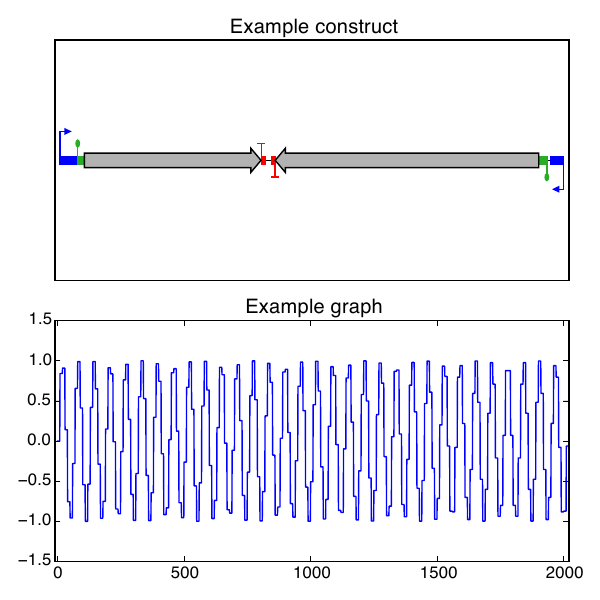

Write Python code to recreate this figure.
#!/usr/bin/env python
"""
	Example of trace plotting.
"""

import dnaplotlib as dpl
import matplotlib.pyplot as plt
import numpy as np

# Create the DNA renderer
dr = dpl.DNARenderer(scale=2000.0/1500.0) # Recomend scaling bp by 1500.0 to get similar glyph sizes

# Set the renders to draw elements
part_renderers = dr.trace_part_renderers()

# Create the construct programmably to plot
part_promoter = {'type':'Promoter', 'name':'P1', 'fwd':True, 'start':10, 'end':76}
part_rbs = {'type':'RBS', 'name':'RBS1', 'fwd':True, 'start':80, 'end':105}
part_cds = {'type':'CDS', 'name':'CDS2', 'fwd':True, 'start':106, 'end':804}
part_terminator = {'type':'Terminator', 'name':'T1', 'fwd':True, 'start':805, 'end':821}

part_promoter_rev = {'type':'Promoter', 'name':'P1', 'fwd':False, 'start':2000, 'end':1950}
part_rbs_rev = {'type':'RBS', 'name':'RBS1', 'fwd':False, 'start':1933, 'end':1900}
part_cds_rev = {'type':'CDS', 'name':'CDS2', 'fwd':False, 'start':1901, 'end':860}
part_terminator_rev = {'type':'Terminator', 'name':'T1', 'fwd':False, 'start':859, 'end':845}
# A design is merely a list of parts and their properties
design = [part_promoter, part_rbs, part_cds, part_terminator, part_terminator_rev, 
          part_cds_rev, part_rbs_rev, part_promoter_rev]

# Create the figure and first axis
fig = plt.figure(figsize=(6,6))
ax = fig.add_subplot(2,1,1)

# Redender the DNA to axis
start, end = dr.renderDNA(ax, design, part_renderers)
# Set bounds and display options for the axis
dna_len = end-start
ax.set_xlim([-10, 2020])
ax.set_ylim([-25,25])
ax.set_xticks([])
ax.set_yticks([])
ax.set_title('Example construct')

# Plot another graph
ax2 = fig.add_subplot(2,1,2)
x = np.arange(2020)
y = np.sin(x/10)
ax2.plot(x,y)
ax2.set_title('Example graph')
ax2.set_xlim([-10, 2020])
ax2.set_ylim([-1.5,1.5])

# Save the figure
plt.tight_layout()
fig.savefig('trace_data_plot.pdf', transparent=True)

# Clear the plotting cache
plt.close('all')

